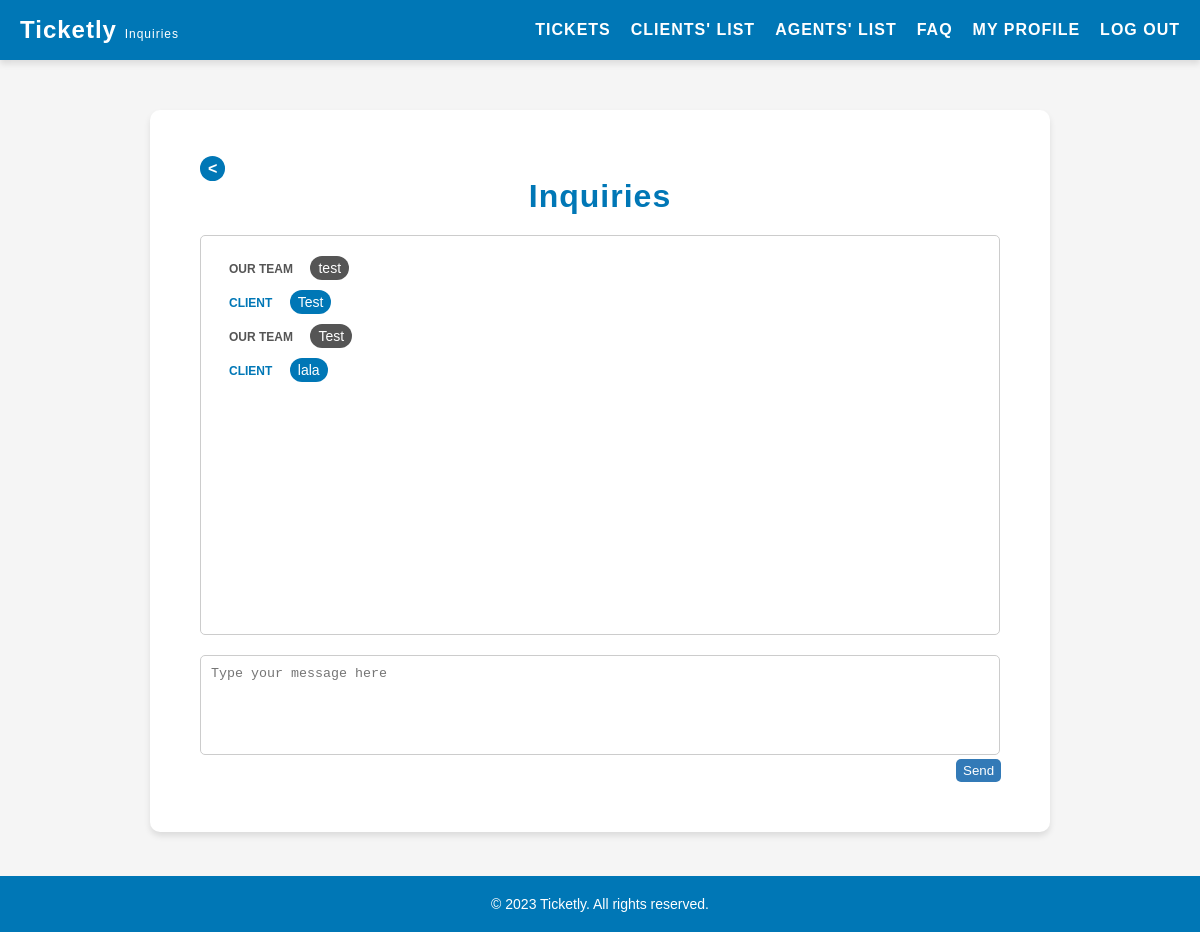
Page /pages/inquiries.php (signed in) on the committed database.
### tables this page shows
CREATE TABLE inquiries (
    id INTEGER PRIMARY KEY AUTOINCREMENT,
    ticket_id INTEGER NOT NULL,
    user_role VARCHAR(10) NOT NULL CHECK (user_role IN ('client', 'agent', 'admin')),
    user_id INTEGER NOT NULL,
    message TEXT NOT NULL,
    created_at DATETIME NOT NULL,
    FOREIGN KEY(ticket_id) REFERENCES tickets(id),
    FOREIGN KEY(user_id) REFERENCES users(id)
);

### pages/inquiries.php (called while the page is built, shortened)
<?php
    $session = new Session();
    require_once(__DIR__ . '/../templates/inquiries.tpl.php');
    drawInquiries($session);
?>

### database/inquiries.class.php (called while the page is built, shortened)
<?php
    function getInquiries(PDO $db): array {
        $stmt = $db->prepare('SELECT * FROM inquiries');
        $stmt->execute();
        $inquiries = [];
        while ($row = $stmt->fetch(PDO::FETCH_ASSOC)) {
            $inquiries[] = $row;
        }
        return $inquiries;
    }
?>

### templates/inquiries.tpl.php (the view, shortened to what this page needs)
<?php function drawInquiries(Session $session) {
?>
<!DOCTYPE html>
<html lang="en">
<head>
    <link rel="stylesheet" href="../style/inquiries.css">
</head>
<body>
    <?php include '../templates/header.tpl.php';?>
    <main>
        <a href="../pages/tickets.php" class="back-button"><</a>
        <h2>Inquiries</h2>
        <section id="chat">
            <ul class="message-list">
                <?php
                    require_once '../database/connection.db.php';
                    require_once '../database/inquiries.class.php';
                    $db = getDatabaseConnection();
                    $inquiries = getInquiries($db);
                    foreach ($inquiries as $inquiry) {
                        $userRole = $inquiry['user_role'];
                        $message = $inquiry['message'];
                        $isUserMessage = ($userRole === 'client');
                ?>
                <li class="<?= $isUserMessage ? 'user-message' : 'agent-message' ?>">
                    <span class="message-sender"><?= $isUserMessage ? 'Client' : 'Our Team' ?></span>
                    <span class="message-content"><?= $message ?></span>
                </li>
                <?php } ?>
            </ul>
        </section>
        <section id="new-message">
            <form action="../actions/action_sendInquiry.php?id=<?= $_GET['id'] ?>" method="post">
                <textarea name="message" placeholder="Type your message here"></textarea>
                <button type="submit">Send</button>
            </form>
        </section>
    </main>
    <?php include '../templates/footer.tpl.php'; ?>
</body>
</html>
<?php } ?>

### style/inquiries.css (style rules this page uses)
main { background-color: #fff; padding: 50px; border-radius: 10px; box-shadow: 0 4px 6px rgba(0, 0, 0, 0.1); margin: 50px auto; max-width: 900px; margin-bottom: 100px; }
main h2 { text-align: center; font-size: 32px; margin-bottom: 20px; font-weight: 600; letter-spacing: 1px; color: #0077b6; }
.back-button { background-color: #0077b6; color: #fff; padding: 4px 8px; border: none; border-radius: 50%; cursor: pointer; transition: all 0.3s ease; align-self: center; margin-bottom: 20px; text-decoration: none; font-weight: bold; }
#chat { padding: 20px; background-color: #fff; border: 1px solid #ccc; border-radius: 5px; height: 400px; overflow-y: scroll; margin-bottom: 10px; }
.message-list { list-style-type: none; padding: 0; margin: 0; }
.user-message, .agent-message { margin-bottom: 10px; }
.user-message span, .agent-message span { display: inline-block; padding: 4px 8px; border-radius: 20px; font-size: 14px; }
.user-message .message-content { background-color: #0077b6; color: #fff; }
.agent-message .message-content { background-color: #555; color: #fff; }
.user-message .message-sender, .agent-message .message-sender { display: inline-block; font-size: 12px; font-weight: bold; text-transform: uppercase; margin-right: 5px; }
.user-message .message-sender { color: #0077b6; }
.agent-message .message-sender { color: #555; }
#new-message { margin-top: 20px; display: flex; align-items: flex-start; width: 100%; }
#new-message textarea { padding: 10px; border: 1px solid #ccc; border-radius: 5px; resize: none; height: 100px; flex: 1; width: 800px; margin-right: 10px; align-self: flex-start; }
#new-message button { padding: 4px 7px; background-color: #337ab7; color: #fff; border: none; border-radius: 5px; cursor: pointer; margin-left: 756px; margin-right: 0; align-self: flex-start; display: block; }

### style/header.css (style rules this page uses)
* { box-sizing: border-box; margin: 0; padding: 0; }
body { font-family: Arial, sans-serif; background-color: #f5f5f5; }

### rows in the picture
inquiries: user_role "OUR TEAM", message "test"
inquiries: user_role "CLIENT", message "Test"
inquiries: user_role "OUR TEAM", message "Test"
inquiries: user_role "CLIENT", message "lala"
